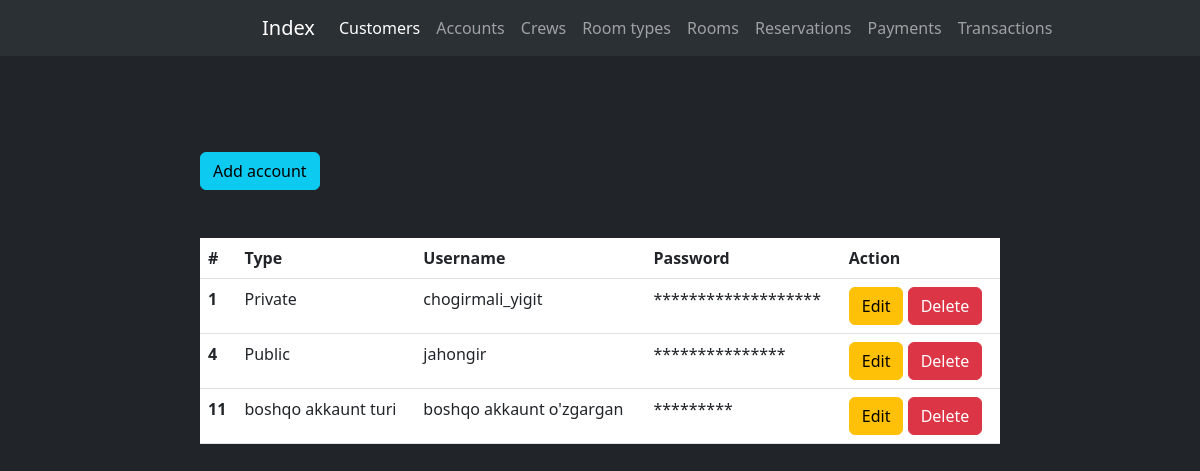
The page /accounts/ on the database as committed earlier.
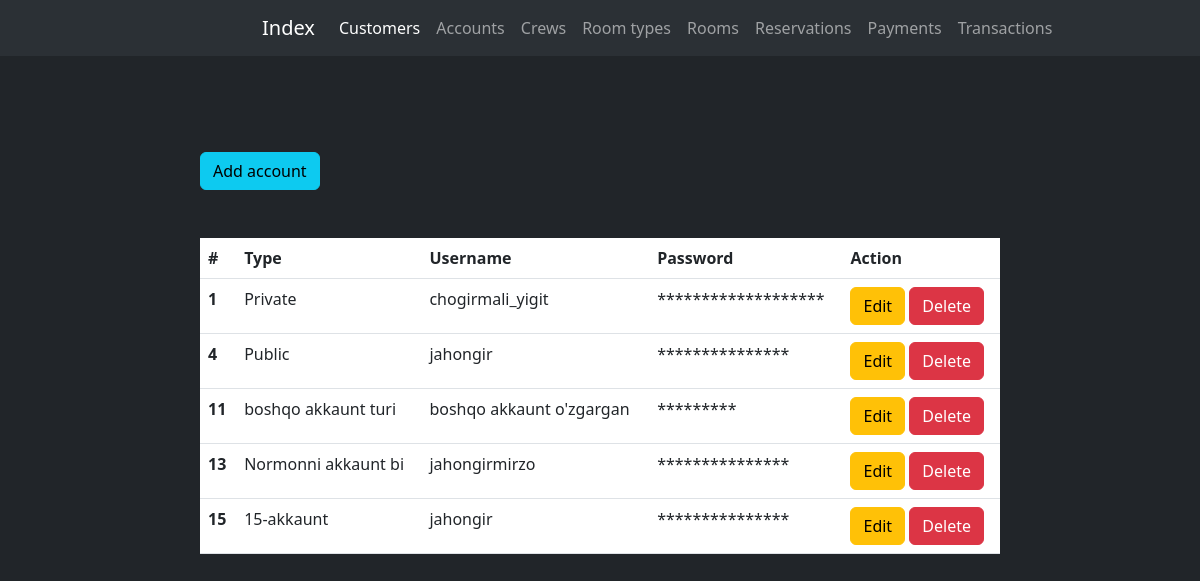
The same page on the database as committed later.
### reservation/models.py (models this page shows, shortened)
class Accounts(models.Model):
    type = models.CharField(max_length=255, verbose_name="Account type")
    username = models.CharField(max_length=255, verbose_name="Username")
    password = models.CharField(max_length=50, verbose_name="Password")
    class Meta:
        verbose_name_plural = "Accounts"

### reservation/views.py (the view)
# urls.py: path('accounts/', accounts, name='accounts'),
def accounts(request):
    accounts = Accounts.objects.all()
    return render(request=request, template_name='reservation/accounts.html', context={"accounts": accounts})

### templates/reservation/accounts.html (shortened to what this page needs)
{% extends 'navbar.html' %}
{% load crispy_forms_tags %}
{% block content %}
<div class="col-md-8 offset-2 my-5">
    <a href="{% url 'add_account' %}" class="btn btn-info my-5">Add account</a>
    <table class="table text-light">
        <thead>
            <tr>
                <th scope="col">#</th>
                <th scope="col">Type</th>
                <th scope="col">Username</th>
                <th scope="col">Password</th>
                <th scope="col">Action</th>
            </tr>
        </thead>
        <tbody>
            {% for account in accounts %}
            <tr>
                <th scope="row">{{ account.id }}</th>
                <td>{{ account.type }}</td>
                <td>{{ account.username }}</td>
                <td>{{ account.password }}</td>
                <td>
                    <a href="{% url 'update_account' account.id %}" class="btn btn-warning">Edit</a>
                    <a href="{% url 'delete_account' account.id %}" class="btn btn-danger">Delete</a>
                </td>
            </tr>
            {% endfor %}
        </tbody>
    </table>
</div>
{% endblock content %}

Rows that differ between the two databases and show on the page:
added Accounts: id "13", type "Normonni akkaunt bi", username "jahongirmirzo", password "***************"
added Accounts: id "15", type "15-akkaunt", username "jahongir", password "***************"
